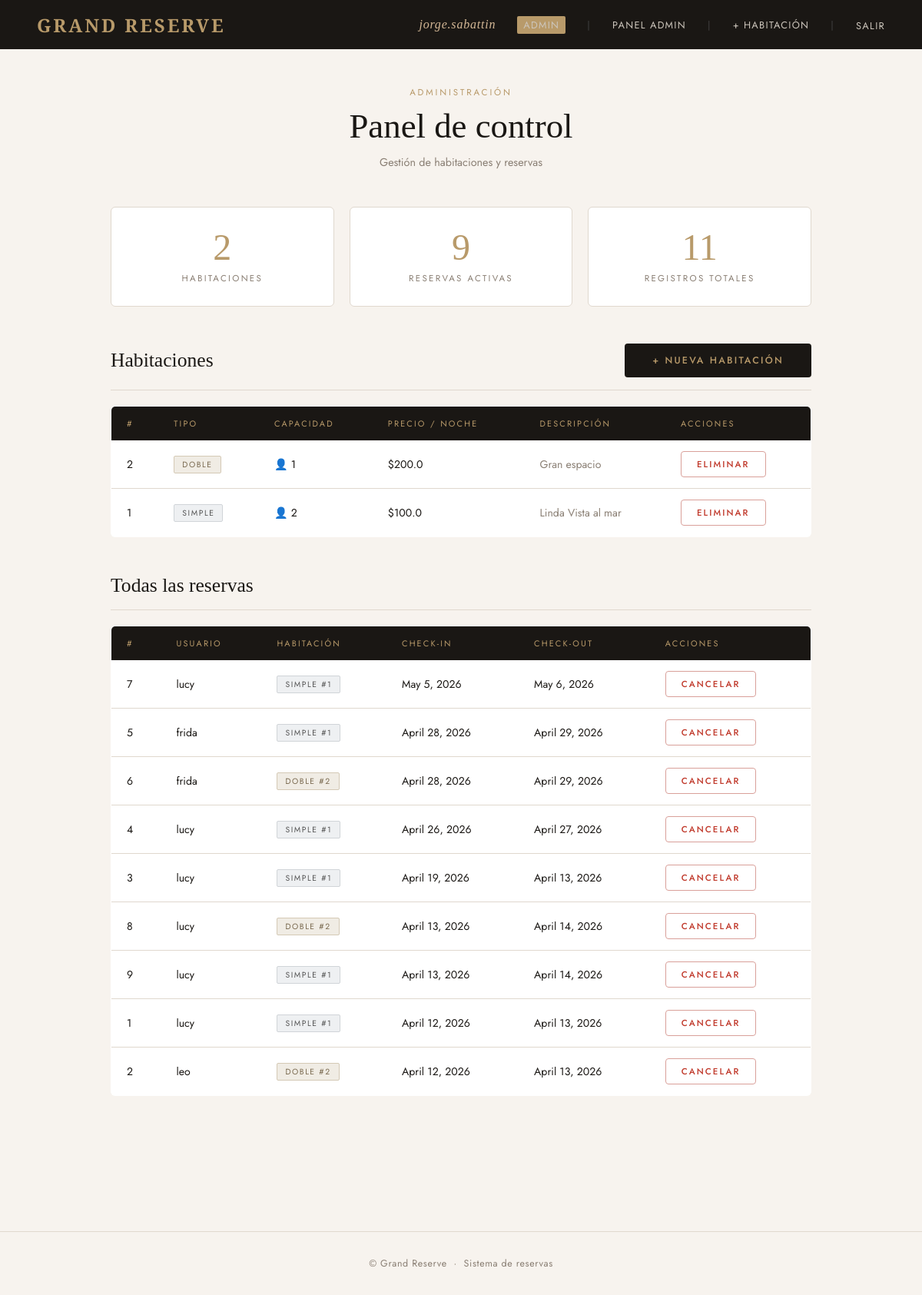
Page /admin-panel/ (signed in) on the committed database.
### booking/models.py (models this page shows)
class Room(models.Model):
    ROOM_TYPES = [
        ('simple', 'Simple'),
        ('doble', 'Doble'),
        ('suite', 'Suite'),
    ]
    room_type = models.CharField(max_length=10, choices=ROOM_TYPES, default='simple')
    capacity = models.IntegerField(default=1)
    price = models.FloatField()
    description = models.TextField(blank=True, default='')

class Reservation(models.Model):
    user = models.ForeignKey(User, on_delete=models.CASCADE)
    room = models.ForeignKey(Room, on_delete=models.CASCADE)
    check_in = models.DateField()
    check_out = models.DateField()

### booking/views.py (the view)
# urls.py: path('admin-panel/', views.admin_panel, name='admin_panel'),
@login_required
def admin_panel(request):
    if not es_administrador(request.user):
        raise PermissionDenied
    rooms = Room.objects.all().order_by('room_type')
    reservations = Reservation.objects.all().order_by('-check_in')
    return render(request, 'booking/admin_panel.html', {
        'rooms': rooms,
        'reservations': reservations,
    })

### booking/context_processors.py (called while the page is built)
def admin_context(request):
    es_admin = False
    if request.user.is_authenticated:
        es_admin = request.user.groups.filter(name='Administradores').exists()
    return {'es_admin': es_admin}

### booking/views.py (called while the page is built)
def es_administrador(user):
    return user.groups.filter(name='Administradores').exists()

### booking/templates/booking/admin_panel.html (shortened to what this page needs)
{% extends "booking/base.html" %}
{% block content %}
<div class="page-header">
    <p class="eyebrow">Administración</p>
    <h1>Panel de control</h1>
    <p class="subtitle">Gestión de habitaciones y reservas</p>
</div>
<div class="stats-grid">
    <div class="stat-card">
        <div class="stat-number">{{ rooms.count }}</div>
        <div class="stat-label">Habitaciones</div>
    </div>
    <div class="stat-card">
        <div class="stat-number">{{ reservations.count }}</div>
        <div class="stat-label">Reservas activas</div>
    </div>
    <div class="stat-card">
        <div class="stat-number">{{ rooms.count|add:reservations.count }}</div>
        <div class="stat-label">Registros totales</div>
    </div>
</div>
<div class="section-header">
    <h2>Habitaciones</h2>
    <a href="/add-room/" class="btn">+ Nueva habitación</a>
</div>
<table>
    <thead>
        <tr>
            <th>#</th>
            <th>Tipo</th>
            <th>Capacidad</th>
            <th>Precio / noche</th>
            <th>Descripción</th>
            <th>Acciones</th>
        </tr>
    </thead>
    <tbody>
        {% for room in rooms %}
        <tr>
            <td>{{ room.id }}</td>
            <td><span class="badge badge-{{ room.room_type }}">{{ room.get_room_type_display }}</span></td>
            <td>👤 {{ room.capacity }}</td>
            <td>${{ room.price }}</td>
            <td style="color:var(--muted);">{{ room.description|default:"—"|truncatechars:50 }}</td>
            <td>
                <a href="/delete-room/{{ room.id }}/"
                   class="btn btn-danger"
                   onclick="return confirm('¿Eliminar habitación #{{ room.id }}?')">
                   Eliminar
                </a>
            </td>
        </tr>
        {% empty %}
        <tr class="empty-row"><td colspan="6">No hay habitaciones registradas</td></tr>
        {% endfor %}
    </tbody>
</table>
<div class="section-header">
    <h2>Todas las reservas</h2>
</div>
<table>
    <thead>
        <tr>
            <th>#</th>
            <th>Usuario</th>
            <th>Habitación</th>
            <th>Check-in</th>
            <th>Check-out</th>
            <th>Acciones</th>
        </tr>
    </thead>
    <tbody>
        {% for r in reservations %}
        <tr>
            <td>{{ r.id }}</td>
            <td>{{ r.user.username }}</td>
            <td><span class="badge badge-{{ r.room.room_type }}">{{ r.room.get_room_type_display }} #{{ r.room.id }}</span></td>
            <td>{{ r.check_in }}</td>
            <td>{{ r.check_out }}</td>
            <td>
                <a href="/cancel/{{ r.id }}/"
                   class="btn btn-danger"
                   onclick="return confirm('¿Cancelar esta reserva?')">
                   Cancelar
                </a>
            </td>
        </tr>
        {% empty %}
        <tr class="empty-row"><td colspan="6">No hay reservas registradas</td></tr>
        {% endfor %}
    </tbody>
</table>
{% endblock %}

### booking/templates/booking/base.html (shortened to what this page needs)
<!DOCTYPE html>
<html lang="es">
<head>
</head>
<body>
<nav>
    <a href="/" class="nav-brand">Grand Reserve</a>
    <div class="nav-links">
        {% if user.is_authenticated %}
            <span class="username">{{ user.username }}</span>
            {% if es_admin %}
                <span class="admin-badge">Admin</span>
                <span class="divider">|</span>
                <a href="/admin-panel/">Panel Admin</a>
                <span class="divider">|</span>
                <a href="/add-room/">+ Habitación</a>
            {% else %}
                <span class="divider">|</span>
                <a href="/my-reservations/">Mis reservas</a>
            {% endif %}
            <span class="divider">|</span>
            <form method="POST" action="/logout/" style="display:inline;">
                <button type="submit" class="logout-btn">Salir</button>
            </form>
        {% else %}
            <a href="/login/">Iniciar sesión</a>
            <span class="divider">|</span>
            <a href="/register/">Registrarse</a>
        {% endif %}
    </div>
</nav>
<main>
    {% block content %}{% endblock %}
</main>
<footer>
    &copy; Grand Reserve &nbsp;·&nbsp; Sistema de reservas
</footer>
</body>
</html>

### booking/templates/booking/base.html (style rules this page uses)
:root { --cream: #f7f3ee; --dark: #1a1714; --gold: #b89a6a; --gold-light: #d4b896; --muted: #8a7f74; --border: #e0d8ce; --white: #ffffff; --error: #c0392b; --success: #2d6a4f; }
* { box-sizing: border-box; margin: 0; padding: 0; }
body { font-family: 'Jost', sans-serif; background: var(--cream); color: var(--dark); min-height: 100vh; }
nav { background: var(--dark); padding: 0 48px; display: flex; align-items: center; justify-content: space-between; height: 64px; position: sticky; top: 0; z-index: 100; }
.nav-brand { font-family: 'Cormorant Garamond', serif; font-size: 1.5rem; font-weight: 600; color: var(--gold); letter-spacing: 0.12em; text-decoration: none; text-transform: uppercase; }
.nav-links { display: flex; align-items: center; gap: 28px; }
.nav-links a, .nav-links span { color: #ccc5bb; text-decoration: none; font-size: 0.8rem; font-weight: 400; letter-spacing: 0.1em; text-transform: uppercase; transition: color 0.2s; }
.nav-links .divider { color: #444; }
.nav-links .username { color: var(--gold-light); font-style: italic; font-family: 'Cormorant Garamond', serif; font-size: 1rem; letter-spacing: 0.05em; text-transform: none; }
.admin-badge { font-size: 0.65rem; letter-spacing: 0.15em; text-transform: uppercase; color: var(--dark); background: var(--gold); padding: 2px 8px; border-radius: 2px; font-family: 'Jost', sans-serif; }
.logout-btn { background: none; border: none; color: #ccc5bb; font-size: 0.8rem; font-weight: 400; letter-spacing: 0.1em; text-transform: uppercase; cursor: pointer; font-family: 'Jost', sans-serif; padding: 0; transition: color 0.2s; }
main { max-width: 960px; margin: 0 auto; padding: 48px 24px; }
.page-header { text-align: center; margin-bottom: 48px; }
.page-header .eyebrow { font-size: 0.72rem; letter-spacing: 0.25em; text-transform: uppercase; color: var(--gold); margin-bottom: 12px; }
.page-header h1 { font-family: 'Cormorant Garamond', serif; font-size: 2.8rem; font-weight: 300; color: var(--dark); line-height: 1.1; }
.page-header .subtitle { margin-top: 12px; color: var(--muted); font-size: 0.9rem; }
.btn { display: inline-block; padding: 13px 36px; background: var(--dark); color: var(--gold); font-family: 'Jost', sans-serif; font-size: 0.78rem; font-weight: 500; letter-spacing: 0.18em; text-transform: uppercase; text-decoration: none; border: none; border-radius: 4px; cursor: pointer; transition: background 0.2s, color 0.2s; }
.btn-danger { background: transparent; border: 1px solid #d9a09a; color: var(--error); padding: 8px 20px; font-size: 0.72rem; }
footer { text-align: center; padding: 32px; color: var(--muted); font-size: 0.78rem; letter-spacing: 0.05em; border-top: 1px solid var(--border); margin-top: 80px; }
a { color: var(--gold); text-decoration: none; }

### booking/templates/booking/admin_panel.html (style rules this page uses)
.stats-grid { display: grid; grid-template-columns: repeat(3, 1fr); gap: 20px; margin-bottom: 48px; }
.stat-card { background: var(--white); border: 1px solid var(--border); border-radius: 6px; padding: 28px 32px; text-align: center; }
.stat-card .stat-number { font-family: 'Cormorant Garamond', serif; font-size: 3rem; font-weight: 300; color: var(--gold); line-height: 1; margin-bottom: 8px; }
.stat-card .stat-label { font-size: 0.72rem; letter-spacing: 0.2em; text-transform: uppercase; color: var(--muted); }
.section-header { display: flex; justify-content: space-between; align-items: center; margin-bottom: 20px; padding-bottom: 16px; border-bottom: 1px solid var(--border); }
.section-header h2 { font-family: 'Cormorant Garamond', serif; font-size: 1.6rem; font-weight: 400; color: var(--dark); }
table { width: 100%; border-collapse: collapse; background: var(--white); border: 1px solid var(--border); border-radius: 6px; overflow: hidden; margin-bottom: 48px; }
thead { background: var(--dark); }
thead th { padding: 14px 20px; font-size: 0.68rem; letter-spacing: 0.2em; text-transform: uppercase; color: var(--gold); text-align: left; font-weight: 400; }
tbody tr { border-bottom: 1px solid var(--border); transition: background 0.15s; }
tbody tr:last-child { border-bottom: none; }
tbody td { padding: 14px 20px; font-size: 0.88rem; color: var(--dark); }
.badge { display: inline-block; font-size: 0.65rem; letter-spacing: 0.15em; text-transform: uppercase; padding: 3px 10px; border-radius: 2px; }
.badge-simple { background: #eef0f2; color: #555; border: 1px solid #d0d4d8; }
.badge-doble { background: #f0ece4; color: #7a6a50; border: 1px solid #d4c9b5; }

### rows in the picture
Room: id "2", room_type "DOBLE", capacity "1", price "200.0", description "Gran espacio"
Room: id "1", room_type "SIMPLE", capacity "2", price "100.0", description "Linda Vista al mar"
Reservation: id "7", user.username "lucy", room.room_type "SIMPLE", room.id "1", check_in "May 5, 2026", check_out "May 6, 2026"
Reservation: id "5", user.username "frida", room.room_type "SIMPLE", room.id "1", check_in "April 28, 2026", check_out "April 29, 2026"
Reservation: id "6", user.username "frida", room.room_type "DOBLE", room.id "2", check_in "April 28, 2026", check_out "April 29, 2026"
Reservation: id "4", user.username "lucy", room.room_type "SIMPLE", room.id "1", check_in "April 26, 2026", check_out "April 27, 2026"
Reservation: id "3", user.username "lucy", room.room_type "SIMPLE", room.id "1", check_in "April 19, 2026", check_out "April 13, 2026"
Reservation: id "8", user.username "lucy", room.room_type "DOBLE", room.id "2", check_in "April 13, 2026", check_out "April 14, 2026"
Reservation: id "9", user.username "lucy", room.room_type "SIMPLE", room.id "1", check_in "April 13, 2026", check_out "April 14, 2026"
Reservation: id "1", user.username "lucy", room.room_type "SIMPLE", room.id "1", check_in "April 12, 2026", check_out "April 13, 2026"
Reservation: id "2", user.username "leo", room.room_type "DOBLE", room.id "2", check_in "April 12, 2026", check_out "April 13, 2026"

### other values in the picture
{{ user.username }} "jorge.sabattin"
{{ rooms.count }} "2"
{{ reservations.count }} "9"
{{ rooms.count|add:reservations.count }} "11"
